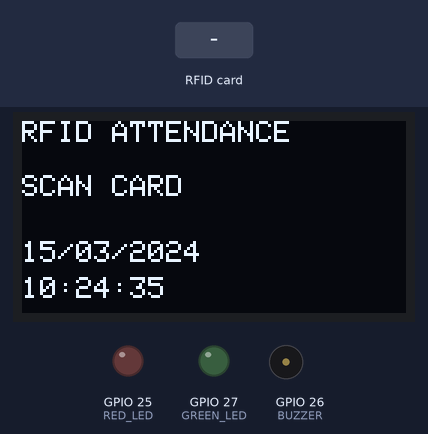
Recording of a sketch running on a simulated ESP32. Shown: 128×64 one-colour display, output pins drawn as LEDs (lit = HIGH), buzzer (waves = sounding, pin HIGH). Inputs (shaded band) come from the test bench. WiFi joins after 1.5 s; servers stay silent unless stated; uploads are accepted with an empty reply; the local clock reads 2024-03-15 10:24:30 at power-on unless the sketch sets it; what the sketch prints to the serial monitor is not drawn.

Above: at 6.4 s.
6.5 s: RFID card ED 99 31 07 held to the reader
At 7.8 s:
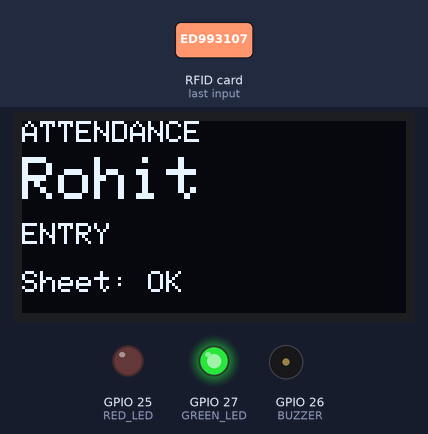
9.5 s: RFID card B1 E0 AB 16 held to the reader
At 11.1 s:
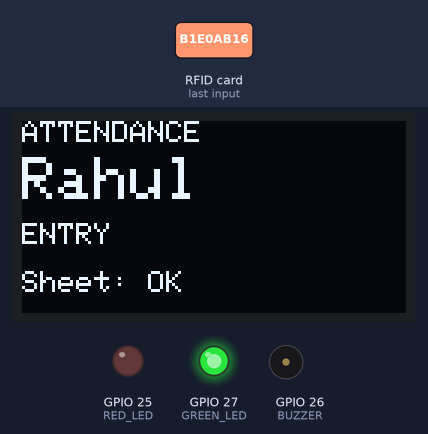
12.5 s: RFID card 12 34 56 78 held to the reader
At 13.2 s:
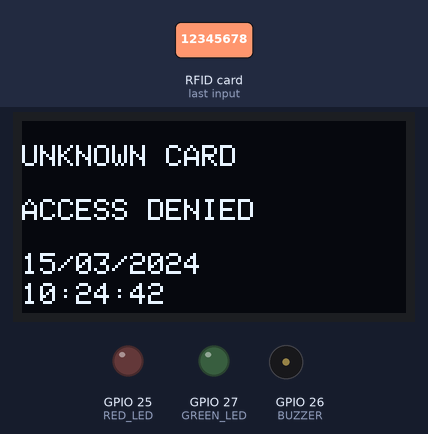
15.5 s: RFID card ED 99 31 07 held to the reader
At 16.2 s:
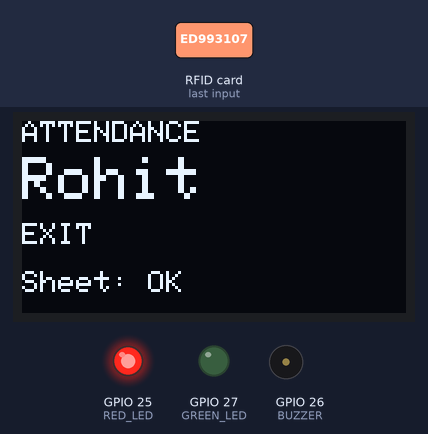
18.5 s: RFID card B1 E0 AB 16 held to the reader
At 19.3 s:
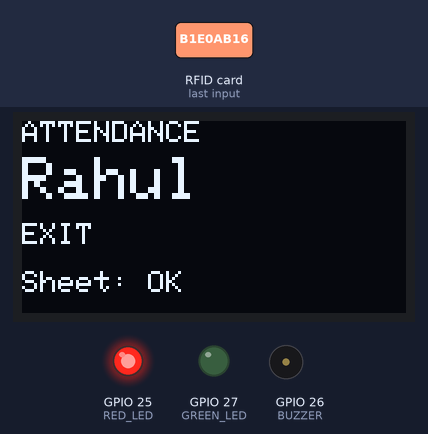
21.5 s: RFID card 5E 7A 19 C4 held to the reader
At 22.5 s:
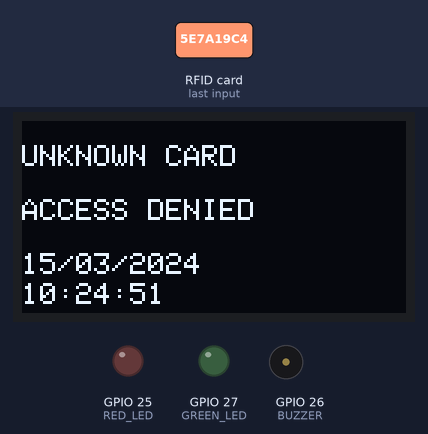
Timing chart, 0 to 24.5 s (numbered marks = the images above; inputs shaded):
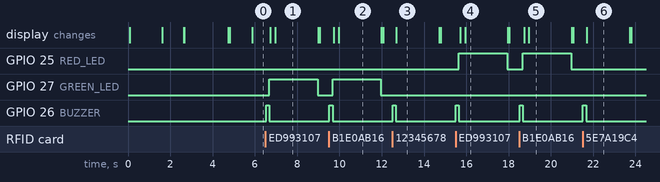

The sketch:

sketch_jun15a.ino
```cpp
#include <SPI.h>
#include <MFRC522.h>
#include <Wire.h>
#include <Adafruit_GFX.h>
#include <Adafruit_SSD1306.h>
#include <WiFi.h>
#include <WiFiClientSecure.h>
#include <HTTPClient.h>
#include <time.h>

// ── OLED ──────────────────────────────────────────────────────────────────
#define SCREEN_WIDTH  128
#define SCREEN_HEIGHT 64
Adafruit_SSD1306 display(SCREEN_WIDTH, SCREEN_HEIGHT, &Wire, -1);

// ── RFID ──────────────────────────────────────────────────────────────────
#define SS_PIN  5
#define RST_PIN 4
MFRC522 rfid(SS_PIN, RST_PIN);

// ── Outputs ───────────────────────────────────────────────────────────────
#define GREEN_LED 27
#define RED_LED   25
#define BUZZER    26

// ── Credentials ───────────────────────────────────────────────────────────
const char* ssid     = "POCOF4";
const char* password = "12345678";

const String GOOGLE_SCRIPT_URL =
  "https://script.google.com/macros/s/AKfycbxCWuOx1yX89-TrEjUHaSmu-Qa1waJNEiu1wfQsDW7MIMGvI8TQWBzM51vCto5ne2rQIw/exec";

// ── Cards ─────────────────────────────────────────────────────────────────
byte rohitUID[4] = {0xED, 0x99, 0x31, 0x07};
byte rahulUID[4] = {0xB1, 0xE0, 0xAB, 0x16};

// ── State ─────────────────────────────────────────────────────────────────
bool rohitInside = false;
bool rahulInside = false;

// ═══════════════════════════════════════════════════════════════════════════
//  HELPERS
// ═══════════════════════════════════════════════════════════════════════════

void beep() {
  digitalWrite(BUZZER, HIGH);
  delay(150);
  digitalWrite(BUZZER, LOW);
}

bool compareUID(byte *uid1, byte *uid2) {
  for (int i = 0; i < 4; i++)
    if (uid1[i] != uid2[i]) return false;
  return true;
}

String getTimestamp() {
  struct tm timeinfo;
  if (!getLocalTime(&timeinfo)) return "";
  char buf[24];
  strftime(buf, sizeof(buf), "%d/%m/%Y %H:%M:%S", &timeinfo);
  return String(buf);
}

// ── Safe screen transition — wipes every pixel before next draw ───────────
void clearScreen() {
  display.clearDisplay();
  display.display();
  delay(50);
}

// ═══════════════════════════════════════════════════════════════════════════
//  GOOGLE SHEETS UPLOAD
//  NOTE: No fillRect() / drawLine() used here — status text only
// ═══════════════════════════════════════════════════════════════════════════

void sendToGoogleSheet(String name, String status, String date, String timeStr) {
  if (WiFi.status() != WL_CONNECTED) {
    Serial.println("[Sheet] WiFi not connected — skipping upload");
    return;
  }

  // ── Show uploading status — full clear first, then text only ─────
  display.clearDisplay();
  display.setTextSize(1);
  display.setTextColor(SSD1306_WHITE);
  display.setCursor(0, 0);
  display.println("ATTENDANCE");
  display.setTextSize(2);
  display.setCursor(0, 12);
  display.println(name);
  display.setTextSize(1);
  display.setCursor(0, 34);
  display.println(status);
  display.setCursor(0, 50);
  display.println("Uploading...");
  display.display();

  WiFiClientSecure client;
  client.setInsecure();

  HTTPClient https;

  String url = GOOGLE_SCRIPT_URL
             + "?name="   + name
             + "&status=" + status
             + "&date="   + date
             + "&time="   + timeStr;

  Serial.println("[Sheet] URL: " + url);

  https.begin(client, url);
  https.setFollowRedirects(HTTPC_STRICT_FOLLOW_REDIRECTS);
  int httpCode = https.GET();

  // ── After response — full clear, then redraw with result ─────────
  display.clearDisplay();
  display.setTextSize(1);
  display.setTextColor(SSD1306_WHITE);
  display.setCursor(0, 0);
  display.println("ATTENDANCE");
  display.setTextSize(2);
  display.setCursor(0, 12);
  display.println(name);
  display.setTextSize(1);
  display.setCursor(0, 34);
  display.println(status);

  if (httpCode > 0) {
    String payload = https.getString();
    Serial.println("[Sheet] HTTP " + String(httpCode) + " -> " + payload);
    display.setCursor(0, 50);
    display.println("Sheet: OK");
  } else {
    Serial.println("[Sheet] Upload failed: " + https.errorToString(httpCode));
    display.setCursor(0, 50);
    display.println("Sheet: FAILED");
  }

  display.display();
  https.end();
}

// ═══════════════════════════════════════════════════════════════════════════
//  DISPLAY FUNCTIONS
//  Every function: clearDisplay() first → draw → display() last
//  No fillRect(), drawLine(), drawFastHLine(), drawRect() anywhere
// ═══════════════════════════════════════════════════════════════════════════

void showReady() {
  display.clearDisplay();                    // wipe entire buffer
  display.setTextColor(SSD1306_WHITE);

  display.setTextSize(1);
  display.setCursor(0, 0);
  display.println("RFID ATTENDANCE");

  display.setCursor(0, 18);
  display.println("SCAN CARD");

  String ts = getTimestamp();
  if (ts.length() >= 19) {
    display.setCursor(0, 40);
    display.println(ts.substring(0, 10));   // DD/MM/YYYY
    display.setCursor(0, 52);
    display.println(ts.substring(11));      // HH:MM:SS
  }

  display.display();                         // push buffer to screen
}

void showAttendance(String name, String status, String timestamp) {
  display.clearDisplay();                    // wipe entire buffer first
  display.setTextColor(SSD1306_WHITE);

  display.setTextSize(1);
  display.setCursor(0, 0);
  display.println("ATTENDANCE");

  display.setTextSize(2);
  display.setCursor(0, 12);
  display.println(name);

  display.setTextSize(1);
  display.setCursor(0, 34);
  display.println(status);

  if (timestamp.length() >= 19) {
    display.setCursor(0, 46);
    display.println(timestamp.substring(0, 10));  // DD/MM/YYYY
    display.setCursor(0, 56);
    display.println(timestamp.substring(11));     // HH:MM:SS
  }

  display.display();                         // push buffer to screen
}

void showUnknown(String datePart, String timePart) {
  display.clearDisplay();                    // wipe entire buffer first
  display.setTextColor(SSD1306_WHITE);

  display.setTextSize(1);
  display.setCursor(0, 8);
  display.println("UNKNOWN CARD");

  display.setCursor(0, 26);
  display.println("ACCESS DENIED");

  display.setCursor(0, 44);
  display.println(datePart);

  display.setCursor(0, 54);
  display.println(timePart);

  display.display();                         // push buffer to screen
}

// ═══════════════════════════════════════════════════════════════════════════
//  SETUP
// ═══════════════════════════════════════════════════════════════════════════

void setup() {
  Serial.begin(115200);

  pinMode(GREEN_LED, OUTPUT);
  pinMode(RED_LED,   OUTPUT);
  pinMode(BUZZER,    OUTPUT);
  digitalWrite(GREEN_LED, LOW);
  digitalWrite(RED_LED,   LOW);
  digitalWrite(BUZZER,    LOW);

  Wire.begin(21, 22);

  // ── OLED init ────────────────────────────────────────────────────
  if (!display.begin(SSD1306_SWITCHCAPVCC, 0x3C)) {
    Serial.println("OLED Failed");
    while (1);
  }
  // Clear Adafruit splash screen immediately
  display.clearDisplay();
  display.display();

  // ── WiFi ─────────────────────────────────────────────────────────
  display.clearDisplay();
  display.setTextSize(1);
  display.setTextColor(SSD1306_WHITE);
  display.setCursor(0, 0);
  display.println("Connecting WiFi...");
  display.display();

  WiFi.begin(ssid, password);
  while (WiFi.status() != WL_CONNECTED) {
    delay(500);
    Serial.print(".");
  }
  Serial.println("\nWiFi Connected — IP: " + WiFi.localIP().toString());

  display.clearDisplay();
  display.setCursor(0, 0);
  display.println("WiFi Connected!");
  display.setCursor(0, 16);
  display.println(WiFi.localIP().toString());
  display.display();
  delay(1000);

  // ── NTP ──────────────────────────────────────────────────────────
  configTime(19800, 0, "pool.ntp.org", "time.nist.gov");

  display.clearDisplay();
  display.setCursor(0, 0);
  display.println("Syncing time...");
  display.display();

  struct tm timeinfo;
  int attempts = 0;
  while (attempts < 20) {
    if (getLocalTime(&timeinfo) && timeinfo.tm_year > 120) break;
    delay(500);
    attempts++;
  }

  display.clearDisplay();
  if (timeinfo.tm_year > 120) {
    String ts = getTimestamp();
    Serial.println("Time synced: " + ts);
    display.setCursor(0, 0);
    display.println("Time Synced!");
    display.setCursor(0, 20);
    display.println(ts.substring(0, 10));
    display.setCursor(0, 35);
    display.println(ts.substring(11));
  } else {
    Serial.println("Time sync FAILED");
    display.setCursor(0, 0);
    display.println("Time sync FAILED");
    display.setCursor(0, 16);
    display.println("Check internet!");
  }
  display.display();
  delay(2000);

  // ── RFID ─────────────────────────────────────────────────────────
  SPI.begin();
  rfid.PCD_Init();

  Serial.println("System Ready");
  clearScreen();   // clean slate before first showReady()
  showReady();
}

// ═══════════════════════════════════════════════════════════════════════════
//  LOOP
// ═══════════════════════════════════════════════════════════════════════════

void loop() {
  // Refresh clock every 1 second
  static unsigned long lastClockUpdate = 0;
  if (millis() - lastClockUpdate > 1000) {
    showReady();
    lastClockUpdate = millis();
  }

  if (!rfid.PICC_IsNewCardPresent()) return;
  if (!rfid.PICC_ReadCardSerial())   return;

  Serial.print("UID: ");
  for (byte i = 0; i < rfid.uid.size; i++) {
    Serial.printf("%02X ", rfid.uid.uidByte[i]);
  }
  Serial.println();

  beep();

  String ts = getTimestamp();
  if (ts.length() == 0) ts = "00/00/0000 00:00:00";
  String datePart = ts.substring(0, 10);
  String timePart = ts.substring(11);

  // ── Rohit ────────────────────────────────────────────────────────
  if (compareUID(rfid.uid.uidByte, rohitUID)) {
    if (!rohitInside) {
      rohitInside = true;
      digitalWrite(GREEN_LED, HIGH);
      showAttendance("Rohit", "ENTRY", ts);
      Serial.println("Rohit ENTRY  | " + ts);
      sendToGoogleSheet("Rohit", "ENTRY", datePart, timePart);
      delay(2000);
      digitalWrite(GREEN_LED, LOW);
    } else {
      rohitInside = false;
      digitalWrite(RED_LED, HIGH);
      showAttendance("Rohit", "EXIT", ts);
      Serial.println("Rohit EXIT   | " + ts);
      sendToGoogleSheet("Rohit", "EXIT", datePart, timePart);
      delay(2000);
      digitalWrite(RED_LED, LOW);
    }
  }

  // ── Rahul ────────────────────────────────────────────────────────
  else if (compareUID(rfid.uid.uidByte, rahulUID)) {
    if (!rahulInside) {
      rahulInside = true;
      digitalWrite(GREEN_LED, HIGH);
      showAttendance("Rahul", "ENTRY", ts);
      Serial.println("Rahul ENTRY  | " + ts);
      sendToGoogleSheet("Rahul", "ENTRY", datePart, timePart);
      delay(2000);
      digitalWrite(GREEN_LED, LOW);
    } else {
      rahulInside = false;
      digitalWrite(RED_LED, HIGH);
      showAttendance("Rahul", "EXIT", ts);
      Serial.println("Rahul EXIT   | " + ts);
      sendToGoogleSheet("Rahul", "EXIT", datePart, timePart);
      delay(2000);
      digitalWrite(RED_LED, LOW);
    }
  }

  // ── Unknown card ─────────────────────────────────────────────────
  else {
    showUnknown(datePart, timePart);
    Serial.println("Unknown Card | " + ts);
    delay(2000);
  }

  // ── Clean transition back to ready screen ────────────────────────
  clearScreen();   // wipe attendance screen fully before ready screen
  showReady();

  rfid.PICC_HaltA();
  rfid.PCD_StopCrypto1();
}
```

Measured:
- after the input at 6.5 s, GPIO 27 (GREEN_LED): LOW → HIGH after 0.18 s, → LOW 2.3 s later; GPIO 26 (BUZZER): LOW → HIGH at once, → LOW 0.15 s later; the display: first changes after 0.24 s (image 1 shows a later state)
- after the input at 9.5 s, GPIO 27 (GREEN_LED): LOW → HIGH after 0.17 s, → LOW 2.3 s later; GPIO 26 (BUZZER): LOW → HIGH at once, → LOW 0.15 s later; the display: first changes after 0.24 s (image 2 shows a later state)
- after the input at 12.5 s, GPIO 26 (BUZZER): LOW → HIGH at once, → LOW 0.15 s later; the display: changes after 0.19 s (image 3)
- after the input at 15.5 s, GPIO 25 (RED_LED): LOW → HIGH after 0.15 s, → LOW 2.3 s later; GPIO 26 (BUZZER): LOW → HIGH at once, → LOW 0.15 s later; the display: first changes after 0.22 s (image 4 shows a later state)
- after the input at 18.5 s, GPIO 25 (RED_LED): LOW → HIGH after 0.17 s, → LOW 2.3 s later; GPIO 26 (BUZZER): LOW → HIGH at once, → LOW 0.15 s later; the display: first changes after 0.24 s (image 5 shows a later state)
- after the input at 21.5 s, GPIO 26 (BUZZER): LOW → HIGH at once, → LOW 0.15 s later; the display: changes after 0.20 s (image 6)
- what the display in image 1 shows lasts 2.0 s, from 7.0 s to 9.0 s
